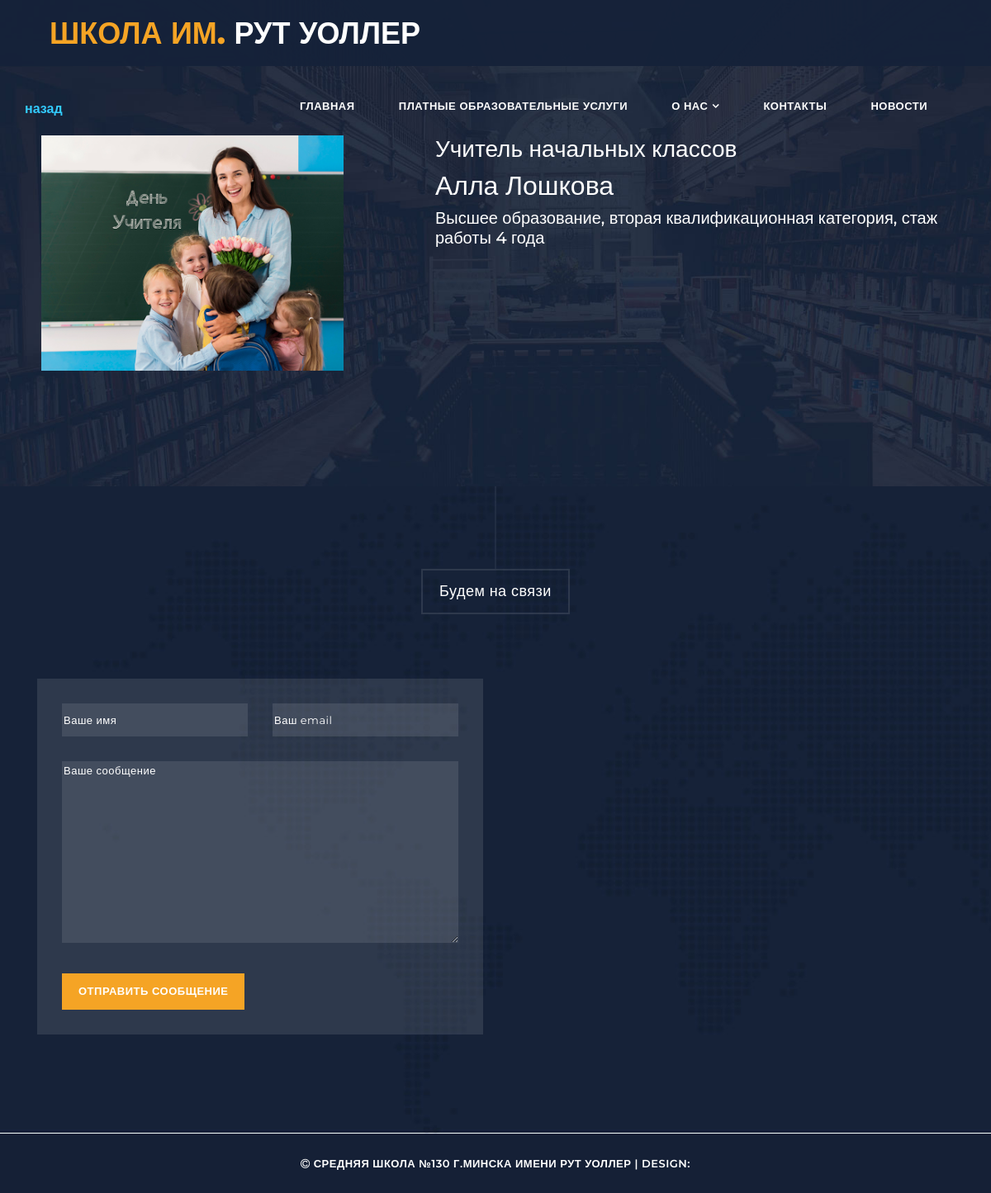
Page /school130/home/teachers/3/ on the earlier database version.
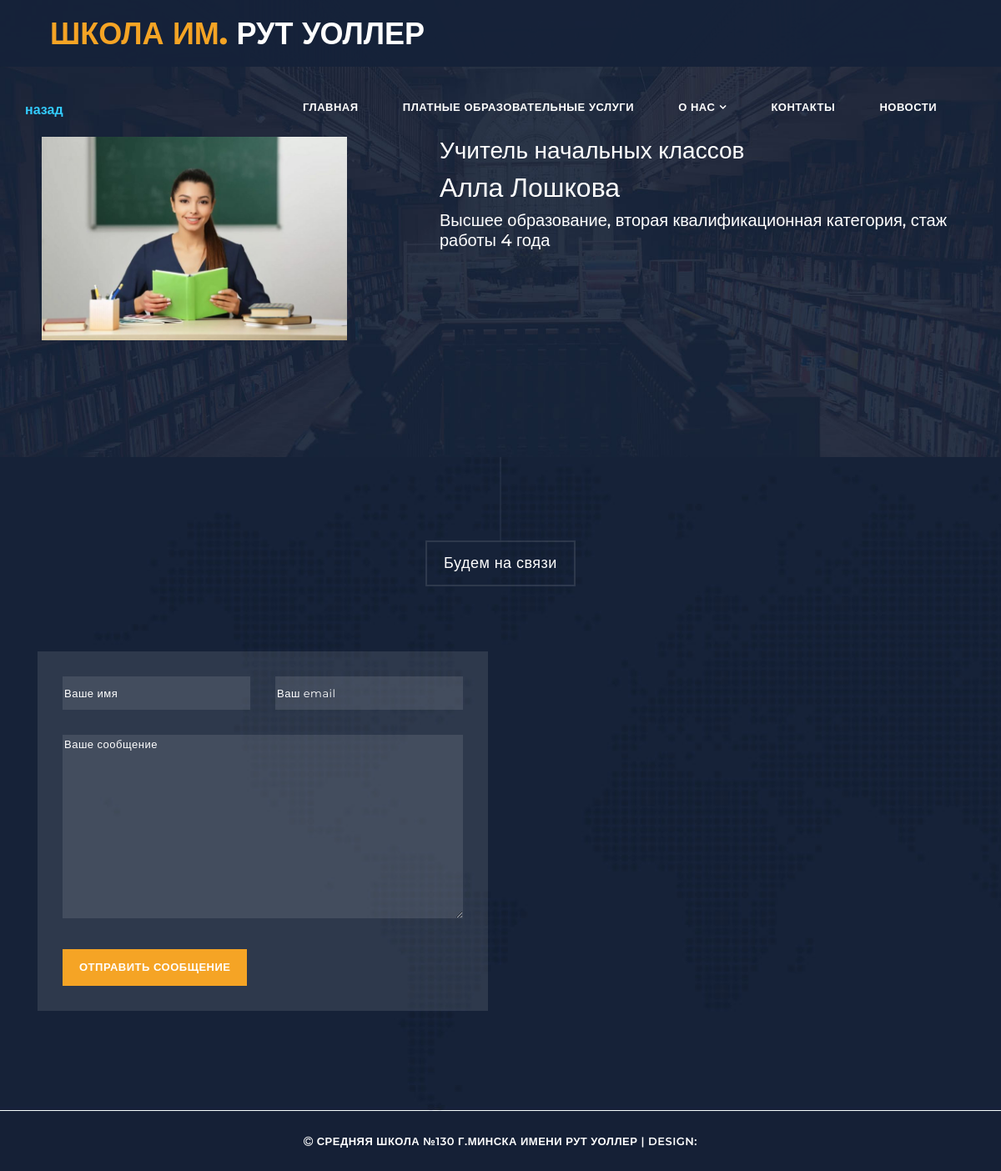
Same page on the later database version.
### Minsk130school/models.py (models this page shows, shortened)
class Teachers(models.Model):
    first_name = models.CharField('Имя', max_length=50)
    last_name = models.CharField('Фамилия', max_length=50)
    brief_information = models.TextField('Краткая информация')
    description = models.TextField('Описание')
    image = models.ImageField('Изображение', upload_to='teacher_images/')
    paid_service = models.ForeignKey('PaidServices',  on_delete=models.SET_DEFAULT, related_name='teachers', verbose_name='Платные услуги',  null=True, default=None)   #related_name позволит получить всех связанных преподавателей для каждого кружка.
    def image_tag(self):
        return format_html('<img src="{}" width="150" height="150" />'.format(self.image.url))
    image_tag.short_description = 'Изображение'
    class Meta:
        verbose_name = 'Преподаватель'
        verbose_name_plural = 'Преподаватели'

### Minsk130school/views.py (the view)
# urls.py: path('home/teachers/<int:teacher_id>/', views.show_teacher, name= 'teacher'),
def show_teacher (request, teacher_id):
    try:
        teacher = models.Teachers.objects.get(id= teacher_id)
    except:
        return HttpResponseNotFound()
    question_form = QuestionsForm()
    return render(request, 'teacher.html', {'teacher':teacher,
                                            'question_form':question_form})

### Minsk130school/forms.py
class QuestionsForm(forms.ModelForm):
    name = forms.CharField(label='', widget=forms.TextInput(attrs={'placeholder': 'Ваше имя'}))
    email = forms.EmailField(label='', widget=forms.EmailInput(attrs={'placeholder': 'Ваш email'}))
    message = forms.CharField(label='', widget=forms.Textarea(attrs={'placeholder': 'Ваше сообщение'}))
    class Meta:
        model = Questions
        fields = ['name', 'email', 'message']
        widgets = {
            'name': forms.TextInput(attrs={'class': 'form-control'}),
            'email': forms.EmailInput(attrs={'class': 'form-control'}),
            'message': forms.Textarea(attrs={'class': 'form-control'}),
        }

### Minsk130school/templates/teacher.html (shortened to what this page needs)
{% extends 'base.html' %}
{% block content %}
{% load static %}
<section class="section video" data-section="section5">
    <div class="container">
      <div class="row">
        <a href ="{% url 'teachers' %}"><strong>назад</strong></a>
        <div class="blog">
            <div class="blog-icon">
              {% if teacher.image %}
                <img src="{{teacher.image.url}}">
              {% else %}
                <p>No image</p>
              {% endif %}
            </div>
              <div class="blog-text">
                  <h3>{{teacher.brief_information}}</h3>
                  <h2>{{teacher.first_name}} {{teacher.last_name}}</h2>
                  <h5>{{teacher.description}}</h5>
              </div>
          </div>
        </div>
      </div>
</section>
{% endblock %}

Differences in the rows shown:
changed Teachers "Алла": image: a different picture
